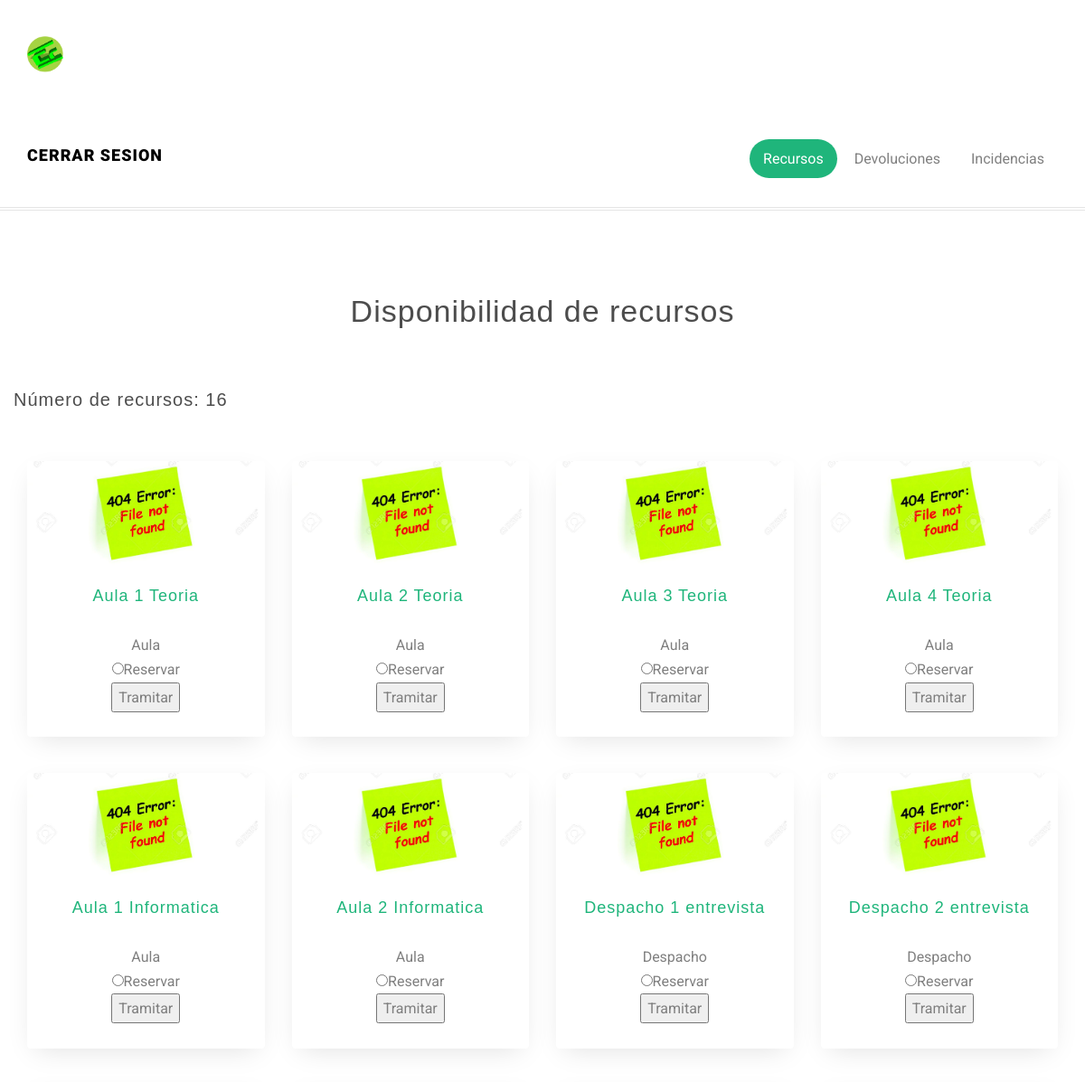
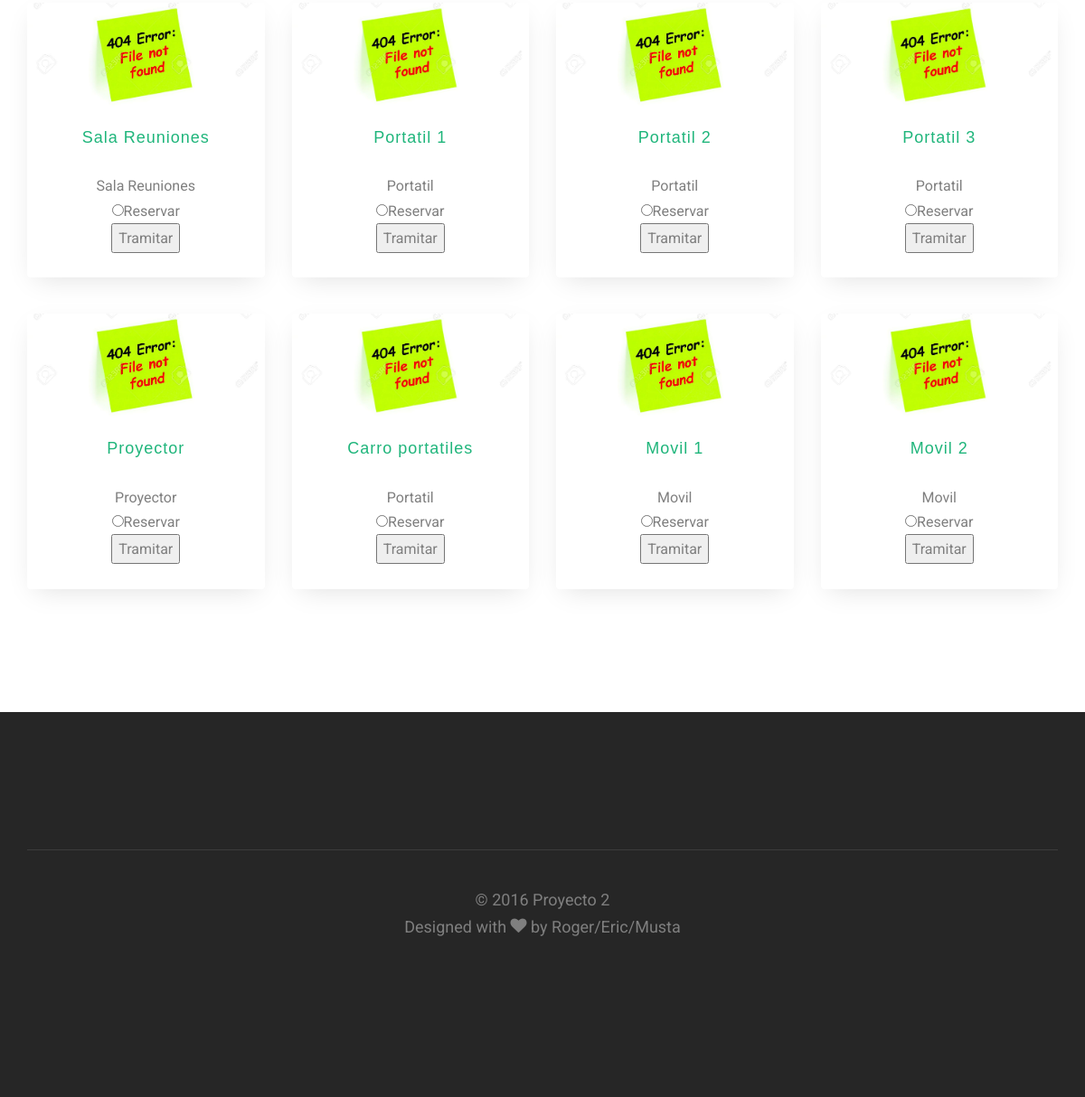
/sass/portfolio.view.php, run on the app's committed database (2 pictures, top to bottom).
### tables this page shows
CREATE TABLE `tbl_recursos` (
  `rec_id` int(11) NOT NULL,
  `rec_name` varchar(45) NOT NULL,
  `rec_tipo` varchar(45) NOT NULL,
  `rec_disp` bit(1) NOT NULL,
  `rec_foto` varchar(15) NOT NULL
);

### sass/portfolio.view.php (the view, shortened to what this page needs)
<!DOCTYPE html>
	<head>
	<link rel="stylesheet" href="css/animate.css">
	<link rel="stylesheet" href="css/icomoon.css">
	<link rel="stylesheet" href="css/simple-line-icons.css">
	<link rel="stylesheet" href="css/bootstrap.css">
	<link rel="stylesheet" href="css/style.css">
	</head>
	<body>
	<form name="f1" action="realizar_reserva_update.php" method="GET">
	<div id="fh5co-page">
	<header id="fh5co-header" role="banner">
		<div class="container">
			<div class="header-inner">
			<IMG SRC="logo.png" width="40"/><br/><br/>
				<h1><?php echo $_SESSION['usu_name']; ?></h1><br/><br/> <h1><a href="cerrar.php">Cerrar Sesion</a></br></h1>
				<nav role="navigation">
					<ul>
						<li><a class="active" href="">Recursos</a></li>
						<li><a href="devolucion.php">Devoluciones</a></li>
						<li><a href="incidencias.php">Incidencias</a></li>
					</ul>
				</nav>
			</div>
		</div>
	</header>
	<div id="fh5co-work-section">
		<div class="container">
			<div class="row">
				<div class="col-md-6 col-md-offset-3 text-center fh5co-heading">
					<h2>Disponibilidad de recursos</h2>
				</div>
			</div>
			<div class="row">
<?php
	$conexion = mysqli_connect('mysql.hostinger.es', 'u841122470_root', 'qweQWE123', 'u841122470_cromo');
		extract($_REQUEST);
		$sql = "SELECT * FROM tbl_recursos ";
		$sql.="WHERE (rec_disp=1)";
		$reservas = mysqli_query($conexion, $sql);
		if(mysqli_num_rows($reservas)!=0){
			echo "<h3> Número de recursos: " . mysqli_num_rows($reservas) . "</h3><br/>";
			while($recurso = mysqli_fetch_array($reservas)){
			$foto='img/'.$recurso['rec_foto'];
			echo '<div class="col-md-3 text-center">';
			echo '<div class="work-inner">';
			if (file_exists($foto)) {
				$foto = $foto;
			}else{$foto = 'img/0.jpg';}
			?>
			<a href="#" class="work-grid" style="background-image: url(<?php echo $foto; ?>);"></a>
		<?php
			echo '<h4><a href="#"> '.$recurso['rec_name'].'</a></h4>';
			echo '<span> '.$recurso['rec_tipo'].'</span><br/>';
			$id = $recurso['rec_id'];
			echo '<input type="radio" name="reservar" value="'.$id.'"/>Reservar<br/>';
			echo '<input type="submit" value="Tramitar"/><br/><br/>';
			echo '</div>';
			echo '</div>';
			}
		} else {
			echo " <br/> <br/> No hay datos que mostrar!";
		}
	?>
			</div>
		</div>
	</div>
	</form>
	<footer id="fh5co-footer" role="contentinfo">
		<div class="container">
			<div class="col-md-12 fh5co-copyright text-center">
				<p>&copy; 2016 Proyecto 2 <span>Designed with <i class="icon-heart"></i> by Roger/Eric/Musta</span></p>
			</div>
		</div>
	</footer>
	</body>
</html>

### css/icomoon.css (style rules this page uses)
[class^="icon-"], [class*=" icon-"] { font-family: 'icomoon' !important; speak: none; font-style: normal; font-weight: normal; font-variant: normal; text-transform: none; line-height: 1; -webkit-font-smoothing: antialiased; -moz-osx-font-smoothing: grayscale; }
.icon-heart:before { content: "\f004"; }

### css/style.css (style rules this page uses)
body { font-family: "Roboto", Arial, sans-serif; font-weight: 400; font-size: 16px; line-height: 1.7; color: #7f7f7f; background: #fff; height: 100%; position: relative; }
a { color: #1FB57B; -webkit-transition: 0.5s; -o-transition: 0.5s; transition: 0.5s; }
p { margin-bottom: 30px; font-size: 18px; font-weight: 400; }
h1, h2, h3, h4, h5, h6, figure { color: rgba(0, 0, 0, 0.7); font-family: "Playfair Display", Arial, serif; font-weight: 400; margin: 0 0 30px 0; letter-spacing: 1px; }
#fh5co-header { padding: 40px 0; width: 100%; margin: 0; border-bottom: 1px solid rgba(0, 0, 0, 0.1); position: relative; }
#fh5co-header:after { position: absolute; bottom: -4px; left: 0; right: 0; content: ''; border-bottom: 1px solid rgba(0, 0, 0, 0.1); }
#fh5co-header .header-inner { float: left; width: 100%; }
#fh5co-header h1 { float: left; padding: 0; font-weight: 900; font-size: 18px; margin-bottom: 0; text-transform: uppercase; font-family: "Roboto", Arial, sans-serif; }
#fh5co-header h1 a { color: black; }
#fh5co-header nav { float: right; padding: 0; }
#fh5co-header nav ul { padding: 0; margin: 0 0 0 0; }
#fh5co-header nav ul li { padding: 0; margin: 0; list-style: none; display: -moz-inline-stack; display: inline-block; zoom: 1; *display: inline; }
#fh5co-header nav ul li a { color: rgba(0, 0, 0, 0.5); font-size: 16px; padding: 12px 15px; position: relative; -webkit-transition: 0.2s; -o-transition: 0.2s; transition: 0.2s; }
#fh5co-header nav ul li a.active, #fh5co-header nav ul li a:focus { outline: none; text-decoration: none; color: white; background: #1FB57B; -webkit-border-radius: 40px; -moz-border-radius: 40px; -ms-border-radius: 40px; border-radius: 40px; }
.fh5co-heading { margin-bottom: 3em; }
.fh5co-heading h2 { margin-bottom: 20px; font-weight: 400; font-size: 34px; }
#fh5co-featured-section, #fh5co-intro-section, #fh5co-services-section, #fh5co-blog-section, #fh5co-client-section, #fh5co-work-section, #fh5co-main-services-section, #fh5co-about-section, #fh5co-contact-section { padding-bottom: 6em; }
#fh5co-services-section, #fh5co-blog-section, #fh5co-client-section, #fh5co-work-section, #fh5co-main-services-section, #fh5co-about-section, #fh5co-contact-section { padding-top: 6em; }
.work-inner { background: white; margin-bottom: 40px; -webkit-box-shadow: 0px 9px 29px -9px rgba(0, 0, 0, 0.13); -moz-box-shadow: 0px 9px 29px -9px rgba(0, 0, 0, 0.13); -ms-box-shadow: 0px 9px 29px -9px rgba(0, 0, 0, 0.13); -o-box-shadow: 0px 9px 29px -9px rgba(0, 0, 0, 0.13); box-shadow: 0px 9px 29px -9px rgba(0, 0, 0, 0.13); overflow: hidden; -webkit-border-radius: 4px; -moz-border-radius: 4px; -ms-border-radius: 4px; border-radius: 4px; -webkit-transition: 0.3s; -o-transition: 0.3s; transition: 0.3s; }
.work-inner .work-grid { position: relative; width: 100%; height: 120px; float: left; background-size: cover; background-position: center center; margin-bottom: 20px; -webkit-border-radius: 4px; -moz-border-radius: 4px; -ms-border-radius: 4px; border-radius: 4px; }
#fh5co-footer { padding: 7em 0; float: left; width: 100%; position: relative; background: #262626; }
#fh5co-footer [class*="col"] { padding-bottom: 30px; }
.fh5co-copyright { border-top: 1px solid rgba(255, 255, 255, 0.1); clear: both; margin-top: 40px !important; padding: 40px 0 0 0; }
.fh5co-copyright span { display: block; }
#fh5co-page { position: relative; z-index: 2; background: #fff; }
#fh5co-offcanvas, .fh5co-nav-toggle, #fh5co-page { -webkit-transition: 0.5s; -o-transition: 0.5s; transition: 0.5s; }
#fh5co-offcanvas, .fh5co-nav-toggle, #fh5co-page { position: relative; }
#fh5co-page { z-index: 2; -webkit-transition: 0.5s; -o-transition: 0.5s; transition: 0.5s; }
#fh5co-offcanvas ul { padding: 0; margin: 0; }
#fh5co-offcanvas ul li { padding: 0; margin: 0 0 10px 0; list-style: none; line-height: 28px; }
#fh5co-offcanvas ul li a { font-size: 18px; color: rgba(255, 255, 255, 0.7); text-decoration: none !important; }

### data on the page
tbl_recursos: rec_name "Aula 1 Teoria", rec_tipo "Aula"
tbl_recursos: rec_name "Aula 2 Teoria", rec_tipo "Aula"
tbl_recursos: rec_name "Aula 3 Teoria", rec_tipo "Aula"
tbl_recursos: rec_name "Aula 4 Teoria", rec_tipo "Aula"
tbl_recursos: rec_name "Aula 1 Informatica", rec_tipo "Aula"
tbl_recursos: rec_name "Aula 2 Informatica", rec_tipo "Aula"
tbl_recursos: rec_name "Despacho 1 entrevista", rec_tipo "Despacho"
tbl_recursos: rec_name "Despacho 2 entrevista", rec_tipo "Despacho"
tbl_recursos: rec_name "Sala Reuniones", rec_tipo "Sala Reuniones"
tbl_recursos: rec_name "Portatil 1", rec_tipo "Portatil"
tbl_recursos: rec_name "Portatil 2", rec_tipo "Portatil"
tbl_recursos: rec_name "Portatil 3", rec_tipo "Portatil"
tbl_recursos: rec_name "Proyector", rec_tipo "Proyector"
tbl_recursos: rec_name "Carro portatiles", rec_tipo "Portatil"
tbl_recursos: rec_name "Movil 1", rec_tipo "Movil"
tbl_recursos: rec_name "Movil 2", rec_tipo "Movil"

### other printed values
mysqli_num_rows($reservas) "16"
